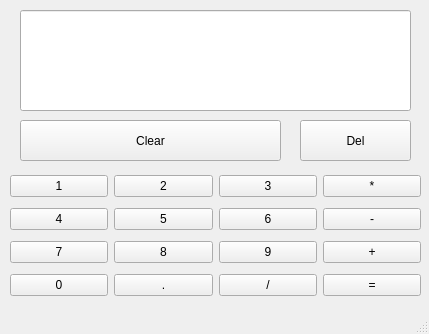
<?xml version="1.0" encoding="UTF-8"?>
<ui version="4.0">
 <class>MainCaculator</class>
 <widget class="QMainWindow" name="MainCaculator">
  <property name="geometry">
   <rect>
    <x>0</x>
    <y>0</y>
    <width>429</width>
    <height>334</height>
   </rect>
  </property>
  <property name="windowTitle">
   <string>MainWindow</string>
  </property>
  <widget class="QWidget" name="centralwidget">
   <widget class="QPushButton" name="btn_del">
    <property name="geometry">
     <rect>
      <x>300</x>
      <y>120</y>
      <width>111</width>
      <height>41</height>
     </rect>
    </property>
    <property name="text">
     <string>Del</string>
    </property>
   </widget>
   <widget class="QPushButton" name="btn_clear">
    <property name="geometry">
     <rect>
      <x>20</x>
      <y>120</y>
      <width>261</width>
      <height>41</height>
     </rect>
    </property>
    <property name="text">
     <string>Clear</string>
    </property>
   </widget>
   <widget class="QWidget" name="widget" native="true">
    <property name="geometry">
     <rect>
      <x>10</x>
      <y>170</y>
      <width>411</width>
      <height>131</height>
     </rect>
    </property>
    <layout class="QGridLayout" name="gridLayout">
     <item row="0" column="3">
      <widget class="QPushButton" name="btn_multi">
       <property name="text">
        <string>*</string>
       </property>
      </widget>
     </item>
     <item row="0" column="0">
      <widget class="QPushButton" name="btn1">
       <property name="text">
        <string>1</string>
       </property>
      </widget>
     </item>
     <item row="1" column="0">
      <widget class="QPushButton" name="btn4">
       <property name="text">
        <string>4</string>
       </property>
      </widget>
     </item>
     <item row="2" column="0">
      <widget class="QPushButton" name="btn7">
       <property name="text">
        <string>7</string>
       </property>
      </widget>
     </item>
     <item row="2" column="3">
      <widget class="QPushButton" name="btn_add">
       <property name="text">
        <string>+</string>
       </property>
      </widget>
     </item>
     <item row="0" column="2">
      <widget class="QPushButton" name="btn3">
       <property name="text">
        <string>3</string>
       </property>
      </widget>
     </item>
     <item row="2" column="2">
      <widget class="QPushButton" name="btn9">
       <property name="text">
        <string>9</string>
       </property>
      </widget>
     </item>
     <item row="0" column="1">
      <widget class="QPushButton" name="btn2">
       <property name="text">
        <string>2</string>
       </property>
      </widget>
     </item>
     <item row="3" column="0">
      <widget class="QPushButton" name="btn0">
       <property name="text">
        <string>0</string>
       </property>
      </widget>
     </item>
     <item row="1" column="3">
      <widget class="QPushButton" name="btn_sub">
       <property name="text">
        <string>-</string>
       </property>
      </widget>
     </item>
     <item row="1" column="2">
      <widget class="QPushButton" name="btn6">
       <property name="text">
        <string>6</string>
       </property>
      </widget>
     </item>
     <item row="3" column="2">
      <widget class="QPushButton" name="btn_divide">
       <property name="text">
        <string>/</string>
       </property>
      </widget>
     </item>
     <item row="3" column="1">
      <widget class="QPushButton" name="btn_dot">
       <property name="text">
        <string>.</string>
       </property>
      </widget>
     </item>
     <item row="3" column="3">
      <widget class="QPushButton" name="btn_equal">
       <property name="text">
        <string>=</string>
       </property>
      </widget>
     </item>
     <item row="1" column="1">
      <widget class="QPushButton" name="btn5">
       <property name="text">
        <string>5</string>
       </property>
      </widget>
     </item>
     <item row="2" column="1">
      <widget class="QPushButton" name="btn8">
       <property name="text">
        <string>8</string>
       </property>
      </widget>
     </item>
    </layout>
   </widget>
   <widget class="QLineEdit" name="line_result">
    <property name="geometry">
     <rect>
      <x>20</x>
      <y>10</y>
      <width>391</width>
      <height>101</height>
     </rect>
    </property>
    <property name="inputMask">
     <string>0</string>
    </property>
   </widget>
  </widget>
  <widget class="QMenuBar" name="menubar">
   <property name="geometry">
    <rect>
     <x>0</x>
     <y>0</y>
     <width>429</width>
     <height>21</height>
    </rect>
   </property>
  </widget>
  <widget class="QStatusBar" name="statusbar"/>
 </widget>
 <resources/>
 <connections/>
</ui>
